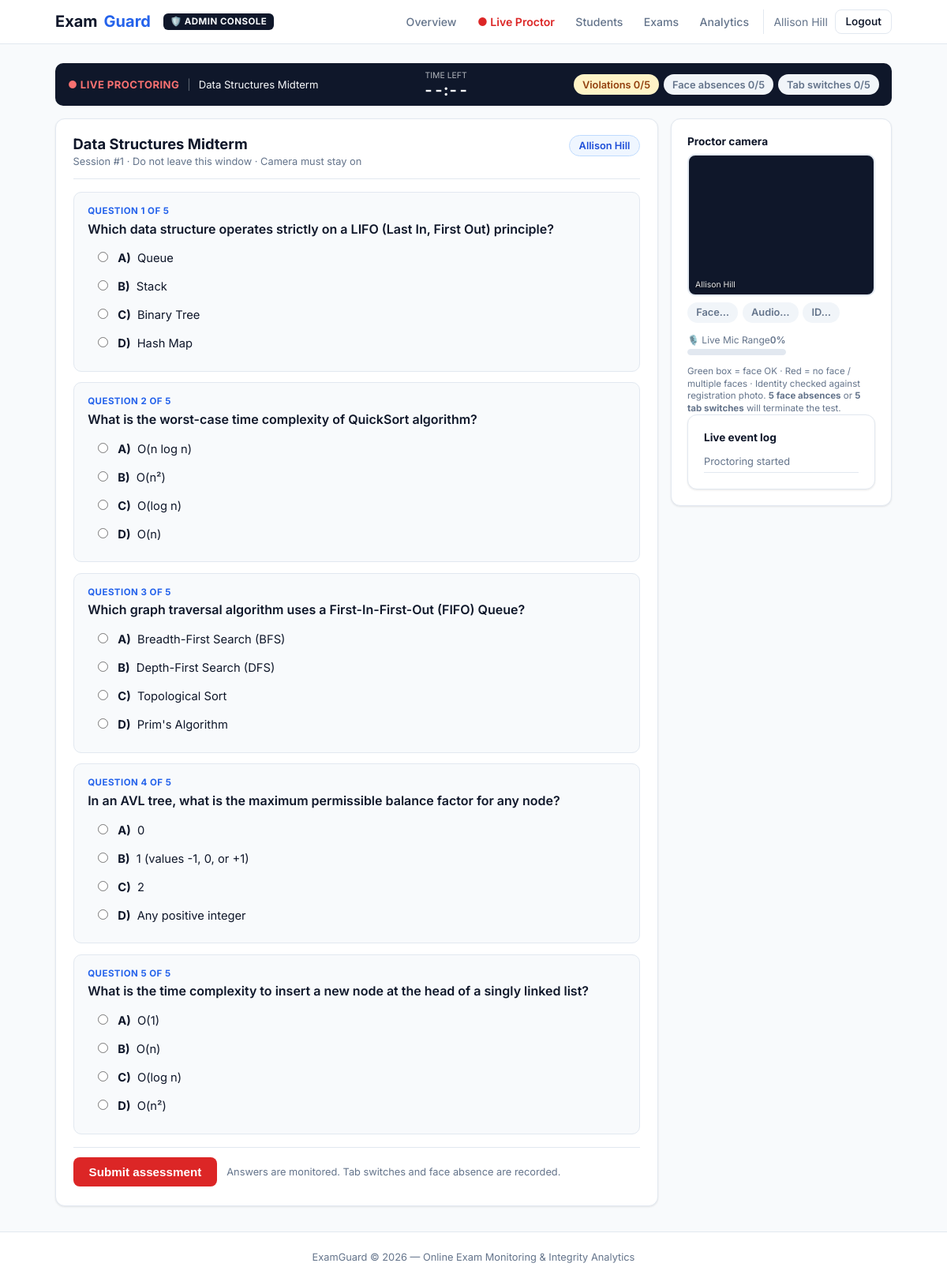
/session/1 (signed in), run on the app's committed database.
### app/models/models.py (models this page shows, shortened)
class User(UserMixin, db.Model):
    __tablename__ = "users"
    id = db.Column(db.Integer, primary_key=True)
    email = db.Column(db.String(120), unique=True, nullable=False, index=True)
    password_hash = db.Column(db.String(256), nullable=False)
    full_name = db.Column(db.String(120), nullable=False)
    role = db.Column(db.String(20), default="candidate")
    photo_path = db.Column(db.String(255))
    id_type = db.Column(db.String(40))
    id_number = db.Column(db.String(80))
    id_document_path = db.Column(db.String(255))
    id_verified = db.Column(db.Boolean, default=False)
    created_at = db.Column(db.DateTime, default=datetime.utcnow)
    academic_status = db.Column(db.String(50), default="Currently Studying")  # Currently Studying / Graduated / Beginner
    college = db.Column(db.String(200), default="")
    domain = db.Column(db.String(100), default="")  # B.Tech, MCA, BA, B.Sc, etc.
    department = db.Column(db.String(120), default="")  # CSE, ECE, Economics, Computer Applications, etc.
    year_of_study = db.Column(db.String(50), default="")  # 1st Year, 2nd Year, 3rd Year, 4th Year, Graduated, Beginner
    sessions = db.relationship("ExamSession", backref="candidate", lazy="dynamic")

class ExamSession(db.Model):
    __tablename__ = "exam_sessions"
    id = db.Column(db.Integer, primary_key=True)
    candidate_id = db.Column(db.Integer, db.ForeignKey("users.id"), nullable=False)
    exam_id = db.Column(db.Integer, db.ForeignKey("available_exams.id"), nullable=True)
    exam_title = db.Column(db.String(200), default="Online Assessment")
    status = db.Column(db.String(20), default="registered")
    started_at = db.Column(db.DateTime)
    ended_at = db.Column(db.DateTime)
    duration_minutes = db.Column(db.Integer, default=60)
    test_score = db.Column(db.String(50), nullable=True)
    created_at = db.Column(db.DateTime, default=datetime.utcnow)
    exam = db.relationship("AvailableExam", backref="sessions")
    events = db.relationship("EventLog", backref="session", lazy="dynamic", cascade="all, delete-orphan")
    integrity_score = db.relationship("IntegrityScore", backref="session", uselist=False, cascade="all, delete-orphan")
    ai_report = db.relationship("AIReport", backref="session", uselist=False, cascade="all, delete-orphan")

### app/routes/exam.py (the view)
@exam_bp.route("/session/<int:session_id>")
@login_required
def take_exam(session_id):
    session = ExamSession.query.get_or_404(session_id)
    if session.candidate_id != current_user.id and current_user.role not in ("invigilator", "admin"):
        flash("Access denied.", "danger")
        return redirect(url_for("exam.candidate_home"))
    if session.status == "terminated":
        if not session.integrity_score:
            _finalize_session(session, "terminated")
        flash("This assessment was closed due to repeated rule violations.", "danger")
        return redirect(url_for("exam.session_report", session_id=session.id))
    if session.status != "active" and current_user.role == "candidate":
        return redirect(url_for("exam.session_report", session_id=session.id))
    exam_title = session.exam_title or (session.exam.title if session.exam else "General")
    questions = get_exam_questions(exam_title)
    return render_template(
        "exam_session.html",
        session=session,
        questions=questions,
        max_violations=MAX_VIOLATIONS,
    )

### app/services/exam_catalog.py (called while the page is built)
def get_exam_questions(exam_title):
    title_clean = (exam_title or "").strip().lower()
    for domain_key, domain_data in DOMAIN_CATALOG.items():
        for ex in domain_data["exams"]:
            if ex["title"].lower() in title_clean or title_clean in ex["title"].lower():
                return ex["questions"]
    return DOMAIN_CATALOG["CSE"]["exams"][0]["questions"]

### templates/exam_session.html (shortened to what this page needs)
{% extends "base.html" %}
{% block content %}
<div class="proctor-bar">
  <div class="proctor-bar-inner">
    <div class="proctor-left">
      <span class="proctor-live">● LIVE PROCTORING</span>
      <span class="proctor-sep">|</span>
      <span id="examTitleShort">{{ session.exam_title }}</span>
    </div>
    <div class="proctor-center">
      <span class="timer-label">Time left</span>
      <span class="timer-value" id="timerDisplay">--:--</span>
    </div>
    <div class="proctor-right">
      <span class="status-pill status-warn" id="violationBadge">Violations 0/{{ max_violations }}</span>
      <span class="status-pill status-muted" id="faceAbsBadge">Face absences 0/5</span>
      <span class="status-pill status-muted" id="tabBadge">Tab switches 0/5</span>
    </div>
  </div>
</div>
<div class="exam-layout">
  <div class="exam-main">
    <div class="eg-card exam-paper">
      <div class="exam-paper-header">
        <div>
          <h1 style="margin:0;font-size:1.15rem;">{{ session.exam_title }}</h1>
          <p class="text-muted" style="margin:0.25rem 0 0;font-size:0.8rem;">
            Session #{{ session.id }} · Do not leave this window · Camera must stay on
          </p>
        </div>
        <div class="candidate-chip">{{ current_user.full_name }}</div>
      </div>
      <form method="POST" id="examForm" action="{{ url_for('exam.submit_session', session_id=session.id) }}"
            onsubmit="return confirm('Submit assessment? Monitoring will stop and integrity report will be generated.');">
        {% if questions %}
          {% for q in questions %}
          <div class="question-block" data-q="{{ q.id }}">
            <div class="q-num">Question {{ loop.index }} of {{ questions|length }}</div>
            <p class="q-text">{{ q.text }}</p>
            {% for opt_key, opt_text in q.options.items() %}
            <label class="opt">
              <input type="radio" name="q{{ q.id }}" value="{{ opt_key }}">
              <strong style="margin-right:0.25rem;">{{ opt_key|upper }})</strong> {{ opt_text }}
            </label>
            {% endfor %}
          </div>
          {% endfor %}
        {% else %}
          <div class="question-block">
            <p class="text-muted">No questions configured for this assessment.</p>
          </div>
        {% endif %}
        <div class="exam-actions">
          <button type="submit" class="btn btn-danger" id="submitBtn">Submit assessment</button>
          <span class="text-muted" style="font-size:0.8rem;">Answers are monitored. Tab switches and face absence are recorded.</span>
        </div>
      </form>
    </div>
  </div>
  <aside class="exam-side">
    <div class="eg-card eg-card-sm">
      <p class="side-title">Proctor camera</p>
      <div class="video-wrap proctor-video">
        <video id="webcam" autoplay playsinline muted></video>
        <div class="video-watermark" id="videoWatermark">{{ current_user.full_name }}</div>
      </div>
      <div class="mt-1" style="display:flex;flex-wrap:wrap;gap:0.35rem;">
        <span id="faceStatus" class="status-pill status-muted">Face…</span>
        <span id="audioStatus" class="status-pill status-muted">Audio…</span>
        <span id="matchStatus" class="status-pill status-muted">ID…</span>
      <div class="mt-1">
        <div style="display:flex;justify-content:space-between;align-items:center;font-size:0.75rem;margin-bottom:0.25rem;color:var(--muted);">
          <span>🎙️ Live Mic Range</span>
          <span id="audioLevelPct" style="font-weight:600;font-variant-numeric:tabular-nums;">0%</span>
        </div>
        <div style="height:8px;background:#e2e8f0;border-radius:4px;overflow:hidden;border:1px solid var(--border);">
        </div>
      </div>
      <p class="text-muted" style="font-size:0.72rem;margin:0.5rem 0 0;line-height:1.35;">
        Green box = face OK · Red = no face / multiple faces · Identity checked against registration photo.
        <strong>5 face absences</strong> or <strong>5 tab switches</strong> will terminate the test.
      </p>
    </div>
    <div class="eg-card eg-card-sm">
      <p class="side-title">Live event log</p>
      <div class="event-feed" id="eventList">
        <div class="event-item text-muted">Proctoring started</div>
      </div>
    </div>
  </aside>
</div>
{% endblock %}

### templates/base.html (shortened to what this page needs)
<!DOCTYPE html>
<html lang="en">
<head>
  <link rel="stylesheet" href="{{ url_for('static', filename='css/style.css') }}">
</head>
<body>
  <nav class="eg-nav">
    <div class="inner">
      <div style="display:flex;align-items:center;gap:1rem;">
        <a class="eg-logo" href="{{ url_for('auth.index') }}">Exam<span>Guard</span></a>
        {% if current_user.is_authenticated %}
          {% if current_user.role in ('invigilator', 'admin') %}
            <span class="nav-role-badge badge-admin">🛡️ Admin Console</span>
          {% else %}
            <span class="nav-role-badge badge-student">🎓 Student Portal</span>
          {% endif %}
        {% endif %}
      </div>
      <div class="eg-nav-right">
        {% if current_user.is_authenticated %}
          {% if current_user.role in ('invigilator', 'admin') %}
            <div class="nav-menu">
              <a href="{{ url_for('admin.dashboard') }}" class="nav-link">Overview</a>
              <a href="{{ url_for('admin.live_proctor') }}" class="nav-link nav-live">
                <span class="live-dot-pulse">●</span> Live Proctor
              </a>
              <a href="{{ url_for('admin.students') }}" class="nav-link">Students</a>
              <a href="{{ url_for('admin.manage_exams') }}" class="nav-link">Exams</a>
              <a href="{{ url_for('admin.analytics') }}" class="nav-link">Analytics</a>
            </div>
          {% endif %}
          <div class="user-pill">
            <span class="eg-user">{{ current_user.full_name }}</span>
            <a class="btn btn-outline btn-sm" href="{{ url_for('auth.logout') }}">Logout</a>
          </div>
        {% else %}
          <div class="nav-menu">
            <a href="{{ url_for('auth.login', role='candidate') }}" class="nav-link">Student Login</a>
            <a href="{{ url_for('auth.login', role='invigilator') }}" class="nav-link">Admin Login</a>
            <a href="{{ url_for('auth.register') }}" class="btn btn-primary btn-sm">Register</a>
          </div>
        {% endif %}
      </div>
    </div>
  </nav>
  <main class="eg-main">
    {% block content %}{% endblock %}
  </main>
  <footer class="eg-footer">
    <div class="footer-inner">
      <div>ExamGuard &copy; 2026 — Online Exam Monitoring &amp; Integrity Analytics</div>
    </div>
  </footer>
</body>
</html>

### data on the page
User: full_name "Allison Hill"
ExamSession: exam_title "Data Structures Midterm", id "1"

### other printed values
{{ max_violations }} "5"
{{ questions|length }} "5" "5" "5" "5" "5"
{{ q.text }} "Which data structure operates strictly on a LIFO (Last In, First Out) principle?" "What is the worst-case time complexity of QuickSort algorithm?" "Which graph traversal algorithm uses a First-In-First-Out (FIFO) Queue?" "In an AVL tree, what is the maximum permissible balance factor for any node?" "What is the time complexity to insert a new node at the head of a singly linked list?"
{{ opt_key|upper }} "A" "B" "C" "D" "A" "B" "C" "D" "A" "B" "C" "D" "A" "B" "C" "D" "A" "B" "C" "D"
{{ opt_text }} "Queue" "Stack" "Binary Tree" "Hash Map" "O(n log n)" "O(n²)" "O(log n)" "O(n)" "Breadth-First Search (BFS)" "Depth-First Search (DFS)" "Topological Sort" "Prim's Algorithm" "0" "1 (values -1, 0, or +1)" "2" "Any positive integer" "O(1)" "O(n)" "O(log n)" "O(n²)"
